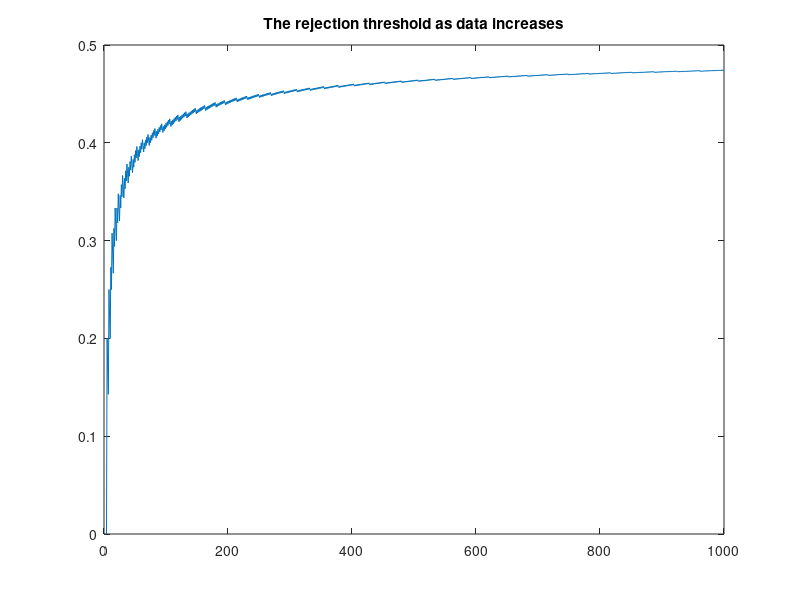
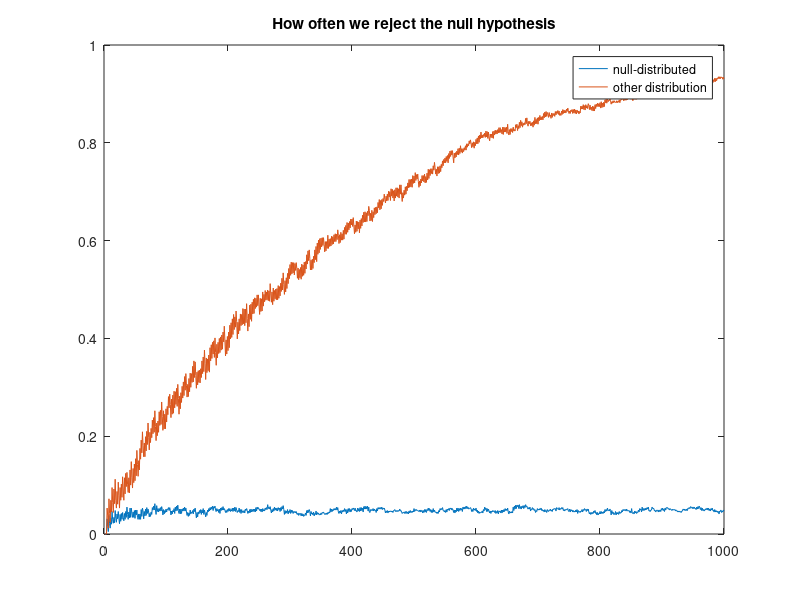

These figures' MATLAB source, in order: (Note: this script raises an error after producing the figures.)
%% -*- Mode: octave -*-

%% Let us consider this amount of data
max_data=1000;
%% Let us run our test a few times
n_trials = 1000;

%% Get samples from two Bernoulli distributions
X = rand(max_data,n_trials)<=0.5;
Y = rand(max_data,n_trials)<=0.45;

%% Set the rejection rate
delta = 0.05;

%% test if the outcome is random
for t=1:max_data
  threshold(t) = binoinv(delta, t, 0.5);
end

figure(1)
plot(threshold ./ [1:max_data])
title("The rejection threshold as data increases");
print("p-value-example-rejection-threshold.eps")

for t=1:max_data
  reject_x (t) = mean(sum(X(1:t,:)) < threshold(t));
  reject_y (t) = mean(sum(Y(1:t,:)) < threshold(t));
end
figure(2)
plot(reject_x, ';null-distributed;', reject_y, ';other distribution;')
title("How often we reject the null hypothesis");
print("p-value-example-rejection.eps")

%% However as you get more and more data, you should get more and more sure of the fact that the hypothesis is true.
function posterior = GetPosteriorHypothesis(X)
  n_trials = columns(X);
  max_data = rows(X);
  for k=1:n_trials
	alpha = 1;
	beta = 1;
	log_p_marginal = 0;
	log_p_null = 0;
	for t=1:max_data
	  x = X(t, k);
	  p_x = (x * alpha + (1 - x)*beta) / (alpha + beta);
	  alpha += x;
	  beta += (1 - x);
	  log_p_marginal += log(p_x);
	  log_p_null += log(1/2);
	  posterior(t,k) = exp(log_p_null - logAdd(log_p_marginal, log_p_null));
	endfor
  endfor
endfunction
posterior_x = GetPosteriorHypothesis(X);
posterior_y = GetPosteriorHypothesis(Y);
figure(3);
plot(mean(posterior_x, 2), ';null-distributed;', mean(posterior_y, 2), ';other-distributed;')
title("Posterior probability of null hypothesis");
print("p-value-example-posterior.eps")

figure(4);
%% ADD A PLOT FOR REJECTION

bayes_reject_x = mean(posterior_x < 0.5, 2);
plot(reject_x, ';null test;', bayes_reject_x, ';Bayes test;')
title("Rejection of null hypothesis for Bernoulli(0.5)");
print("p-value-example-null-posterior.eps")

figure(5);
bayes_reject_y = mean(posterior_y < 0.5, 2);
plot(reject_y, ';null test;', bayes_reject_y, ';Bayes test;')
title("Rejection of null hypothesis for Bernoulli(0.45)");
print("p-value-example-true-posterior.eps")
